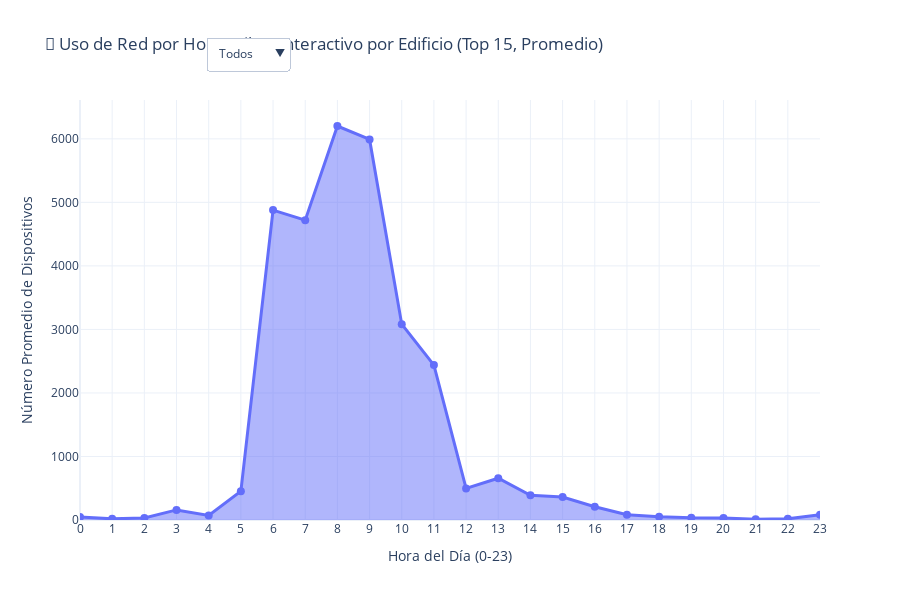

The cell this chart's notebook holds for it:
### Markdown cell above
### 6.2 Filtro por Edificio

### Code cell
# Obtener top 15 edificios para el filtro
top_15_buildings = df_clients['building_code'].value_counts().head(15).index.tolist()
df_filtered = df_clients[df_clients['building_code'].isin(top_15_buildings)]

# Preparar datos (promedio)
# Primero agrupamos por fecha, hora y edificio
hourly_by_building_all_date = df_filtered.groupby(['date', 'hour', 'building_code']).size().reset_index(name='device_count')

# Luego promediamos por hora y edificio
hourly_by_building_all = hourly_by_building_all_date.groupby(['hour', 'building_code'])['device_count'].mean().reset_index()
hourly_by_building_all = hourly_by_building_all.sort_values(['building_code', 'hour'])

# Crear figura
fig = go.Figure()

# Agregar traza para cada edificio
for i, building in enumerate(top_15_buildings):
    building_data = hourly_by_building_all[hourly_by_building_all['building_code'] == building]
    fig.add_trace(go.Scatter(
        x=building_data['hour'],
        y=building_data['device_count'],
        mode='lines+markers',
        name=building,
        visible=True if i == 0 else False,
        line=dict(width=3),
        marker=dict(size=8),
        fill='tozeroy',
        hovertemplate=f'<b>{building}</b><br>Hora: %{{x}}:00<br>Dispositivos (promedio): %{{y:.1f}}<extra></extra>'
    ))

# Crear botones para cada edificio
buttons = []
for i, building in enumerate(top_15_buildings):
    visible = [False] * len(top_15_buildings)
    visible[i] = True
    buttons.append(
        dict(
            label=building,
            method='update',
            args=[{'visible': visible}]
        )
    )

# Agregar botón "Todos"
buttons.insert(0, dict(
    label='Todos',
    method='update',
    args=[{'visible': [True] * len(top_15_buildings)}]
))

fig.update_layout(
    title='🏢 Uso de Red por Hora - Filtro Interactivo por Edificio (Top 15, Promedio)',
    xaxis_title='Hora del Día (0-23)',
    yaxis_title='Número Promedio de Dispositivos',
    updatemenus=[
        dict(
            buttons=buttons,
            direction='down',
            showactive=True,
            x=0.17,
            xanchor='left',
            y=1.15,
            yanchor='top'
        )
    ],
    template='plotly_white',
    height=600,
    hovermode='x unified',
    font=dict(size=12)
)

fig.update_xaxes(tickmode='linear', tick0=0, dtick=1)

fig.show()

### Figure 1 — Plotly figure (JSON) as saved in the notebook; plotly's stock layout.template omitted (floating-point values rounded to 4 significant figures)
{"data": [{"fill": "tozeroy", "hovertemplate": "<b>LLET</b><br>Hora: %{x}:00<br>Dispositivos (promedio): %{y:.1f}<extra></extra>", "line": {"width": 3}, "marker": {"size": 8}, "mode": "lines+markers", "name": "LLET", "type": "scatter", "visible": true, "x": [0.0, 1.0, 2.0, 3.0, 4.0, 5.0, 6.0, 7.0, 8.0, 9.0, 10.0, 11.0, 12.0, 13.0, 14.0, 15.0, 16.0, 17.0, 18.0, 19.0, 20.0, 21.0, 22.0, 23.0], "y": [46.5, 18.12, 32.0, 158.9, 72.38, 451.9, 4878.0, 4719.0, 6202.0, 5992.0, 3083.0, 2439.0, 496.7, 657.8, 389.7, 360.9, 209.6, 84.11, 52.44, 35.0, 30.33, 10.88, 18.25, 82.0]}, {"fill": "tozeroy", "hovertemplate": "<b>CIEN</b><br>Hora: %{x}:00<br>Dispositivos (promedio): %{y:.1f}<extra></extra>", "line": {"width": 3}, "marker": {"size": 8}, "mode": "lines+markers", "name": "CIEN", "type": "scatter", "visible": false, "x": [0.0, 1.0, 2.0, 3.0, 4.0, 5.0, 6.0, 7.0, 8.0, 9.0, 10.0, 11.0, 12.0, 13.0, 14.0, 15.0, 16.0, 17.0, 18.0, 19.0, 20.0, 21.0, 22.0, 23.0], "y": [17.5, 64.75, 61.12, 71.12, 88.12, 505.0, 3550.0, 4724.0, 4068.0, 3494.0, 2658.0, 1689.0, 966.8, 839.7, 691.6, 437.1, 245.7, 131.6, 51.11, 58.56, 40.67, 26.5, 37.25, 30.25]}, {"fill": "tozeroy", "hovertemplate": "<b>ETSE</b><br>Hora: %{x}:00<br>Dispositivos (promedio): %{y:.1f}<extra></extra>", "line": {"width": 3}, "marker": {"size": 8}, "mode": "lines+markers", "name": "ETSE", "type": "scatter", "visible": false, "x": [0.0, 1.0, 2.0, 3.0, 4.0, 5.0, 6.0, 7.0, 8.0, 9.0, 10.0, 11.0, 12.0, 13.0, 14.0, 15.0, 16.0, 17.0, 18.0, 19.0, 20.0, 21.0, 22.0, 23.0], "y": [35.44, 5.625, 12.29, 34.88, 35.88, 173.5, 2904.0, 2310.0, 2876.0, 2228.0, 1508.0, 893.3, 598.7, 519.4, 379.7, 312.7, 143.3, 143.2, 30.78, 58.86, 5.375, 21.75, 23.75, 5.25]}, {"fill": "tozeroy", "hovertemplate": "<b>CEDU</b><br>Hora: %{x}:00<br>Dispositivos (promedio): %{y:.1f}<extra></extra>", "line": {"width": 3}, "marker": {"size": 8}, "mode": "lines+markers", "name": "CEDU", "type": "scatter", "visible": false, "x": [0.0, 1.0, 2.0, 3.0, 4.0, 5.0, 6.0, 7.0, 8.0, 9.0, 10.0, 11.0, 12.0, 13.0, 14.0, 15.0, 16.0, 17.0, 18.0, 19.0, 20.0, 21.0, 22.0, 23.0], "y": [26.62, 21.25, 59.75, 12.12, 16.75, 546.2, 2920.0, 1990.0, 2200.0, 1739.0, 841.8, 511.8, 195.0, 311.0, 417.3, 333.7, 235.9, 147.6, 129.4, 34.38, 7.667, 1.875, 8.625, 8.25]}, {"fill": "tozeroy", "hovertemplate": "<b>VET</b><br>Hora: %{x}:00<br>Dispositivos (promedio): %{y:.1f}<extra></extra>", "line": {"width": 3}, "marker": {"size": 8}, "mode": "lines+markers", "name": "VET", "type": "scatter", "visible": false, "x": [0.0, 1.0, 2.0, 3.0, 4.0, 5.0, 6.0, 7.0, 8.0, 9.0, 10.0, 11.0, 12.0, 13.0, 14.0, 15.0, 16.0, 17.0, 18.0, 19.0, 20.0, 21.0, 22.0, 23.0], "y": [33.5, 14.88, 34.62, 29.88, 22.62, 244.1, 1077.0, 2160.0, 1746.0, 1810.0, 1183.0, 876.8, 464.4, 355.4, 272.3, 218.2, 145.1, 98.5, 67.22, 23.56, 23.56, 30.5, 23.62, 45.88]}, {"fill": "tozeroy", "hovertemplate": "<b>DRET</b><br>Hora: %{x}:00<br>Dispositivos (promedio): %{y:.1f}<extra></extra>", "line": {"width": 3}, "marker": {"size": 8}, "mode": "lines+markers", "name": "DRET", "type": "scatter", "visible": false, "x": [0.0, 1.0, 2.0, 3.0, 4.0, 5.0, 6.0, 7.0, 8.0, 9.0, 10.0, 11.0, 12.0, 13.0, 14.0, 15.0, 16.0, 17.0, 18.0, 19.0, 20.0, 21.0, 22.0, 23.0], "y": [6.833, 2.0, 30.67, 4.167, 23.5, 170.4, 2527.0, 1147.0, 2102.0, 1281.0, 1113.0, 811.9, 287.8, 349.0, 321.0, 320.9, 157.1, 72.75, 27.12, 22.33, 3.625, 5.0, 3.857, 8.0]}, {"fill": "tozeroy", "hovertemplate": "<b>AULAJ</b><br>Hora: %{x}:00<br>Dispositivos (promedio): %{y:.1f}<extra></extra>", "line": {"width": 3}, "marker": {"size": 8}, "mode": "lines+markers", "name": "AULAJ", "type": "scatter", "visible": false, "x": [1.0, 3.0, 4.0, 5.0, 6.0, 7.0, 8.0, 9.0, 10.0, 11.0, 12.0, 13.0, 14.0, 15.0, 16.0, 17.0, 18.0, 19.0, 20.0, 21.0, 22.0, 23.0], "y": [1.5, 2.167, 6.333, 104.7, 2088.0, 1575.0, 1648.0, 1108.0, 884.7, 299.5, 145.9, 263.9, 205.3, 238.1, 99.12, 47.71, 8.778, 2.286, 1.6, 1.667, 1.0, 158.0]}, {"fill": "tozeroy", "hovertemplate": "<b>MED</b><br>Hora: %{x}:00<br>Dispositivos (promedio): %{y:.1f}<extra></extra>", "line": {"width": 3}, "marker": {"size": 8}, "mode": "lines+markers", "name": "MED", "type": "scatter", "visible": false, "x": [0.0, 1.0, 2.0, 3.0, 4.0, 5.0, 6.0, 7.0, 8.0, 9.0, 10.0, 11.0, 12.0, 13.0, 14.0, 15.0, 16.0, 17.0, 18.0, 19.0, 20.0, 21.0, 22.0, 23.0], "y": [12.0, 8.0, 10.14, 22.62, 22.86, 129.6, 879.1, 1216.0, 1378.0, 1303.0, 832.8, 619.6, 346.6, 243.9, 183.5, 153.0, 146.2, 115.3, 53.44, 8.333, 17.75, 15.8, 9.286, 12.0]}, {"fill": "tozeroy", "hovertemplate": "<b>ECON</b><br>Hora: %{x}:00<br>Dispositivos (promedio): %{y:.1f}<extra></extra>", "line": {"width": 3}, "marker": {"size": 8}, "mode": "lines+markers", "name": "ECON", "type": "scatter", "visible": false, "x": [1.0, 2.0, 3.0, 4.0, 5.0, 6.0, 7.0, 8.0, 9.0, 10.0, 11.0, 12.0, 13.0, 14.0, 15.0, 16.0, 17.0, 18.0, 19.0, 20.0, 21.0, 22.0, 23.0], "y": [13.0, 1.0, 2.5, 2.0, 26.33, 1262.0, 2088.0, 834.6, 1785.0, 625.1, 214.7, 59.78, 199.1, 209.6, 94.88, 152.7, 68.25, 15.43, 7.2, 18.0, 1.0, 1.0, 4.75]}, {"fill": "tozeroy", "hovertemplate": "<b>CCOM</b><br>Hora: %{x}:00<br>Dispositivos (promedio): %{y:.1f}<extra></extra>", "line": {"width": 3}, "marker": {"size": 8}, "mode": "lines+markers", "name": "CCOM", "type": "scatter", "visible": false, "x": [0.0, 1.0, 2.0, 3.0, 4.0, 5.0, 6.0, 7.0, 8.0, 9.0, 10.0, 11.0, 12.0, 13.0, 14.0, 15.0, 16.0, 17.0, 18.0, 19.0, 20.0, 21.0, 22.0, 23.0], "y": [6.875, 4.429, 9.286, 14.71, 8.5, 55.0, 739.8, 837.6, 801.4, 850.8, 829.0, 449.0, 272.3, 356.8, 275.0, 217.3, 257.3, 128.2, 164.1, 59.11, 21.25, 20.0, 26.43, 13.25]}, {"fill": "tozeroy", "hovertemplate": "<b>BIBSOC</b><br>Hora: %{x}:00<br>Dispositivos (promedio): %{y:.1f}<extra></extra>", "line": {"width": 3}, "marker": {"size": 8}, "mode": "lines+markers", "name": "BIBSOC", "type": "scatter", "visible": false, "x": [0.0, 1.0, 2.0, 3.0, 4.0, 5.0, 6.0, 7.0, 8.0, 9.0, 10.0, 11.0, 12.0, 13.0, 14.0, 15.0, 16.0, 17.0, 18.0, 19.0, 20.0, 21.0, 22.0, 23.0], "y": [6.714, 7.0, 5.167, 21.62, 28.5, 168.2, 655.4, 906.5, 904.9, 852.7, 610.2, 416.4, 196.5, 305.0, 277.2, 238.4, 192.8, 120.7, 83.22, 49.33, 29.89, 22.25, 15.5, 10.0]}, {"fill": "tozeroy", "hovertemplate": "<b>FTI</b><br>Hora: %{x}:00<br>Dispositivos (promedio): %{y:.1f}<extra></extra>", "line": {"width": 3}, "marker": {"size": 8}, "mode": "lines+markers", "name": "FTI", "type": "scatter", "visible": false, "x": [0.0, 1.0, 2.0, 3.0, 4.0, 5.0, 6.0, 7.0, 8.0, 9.0, 10.0, 11.0, 12.0, 13.0, 14.0, 15.0, 16.0, 17.0, 18.0, 19.0, 20.0, 21.0, 22.0, 23.0], "y": [4.429, 1.0, 1.143, 2.429, 4.75, 24.88, 634.3, 1651.0, 888.1, 1405.0, 483.6, 492.1, 95.44, 104.2, 94.57, 53.89, 57.0, 12.5, 6.25, 5.333, 1.625, 1.0, 2.25, 3.857]}, {"fill": "tozeroy", "hovertemplate": "<b>HEMER</b><br>Hora: %{x}:00<br>Dispositivos (promedio): %{y:.1f}<extra></extra>", "line": {"width": 3}, "marker": {"size": 8}, "mode": "lines+markers", "name": "HEMER", "type": "scatter", "visible": false, "x": [0.0, 1.0, 2.0, 3.0, 4.0, 5.0, 6.0, 7.0, 8.0, 9.0, 10.0, 11.0, 12.0, 13.0, 14.0, 15.0, 16.0, 17.0, 18.0, 19.0, 20.0, 21.0, 22.0, 23.0], "y": [1.571, 1.5, 1.0, 2.0, 4.375, 23.12, 457.8, 1057.0, 953.0, 889.4, 686.9, 424.9, 218.1, 361.9, 256.2, 211.4, 201.3, 129.9, 62.33, 22.89, 7.0, 4.429, 3.857, 8.5]}, {"fill": "tozeroy", "hovertemplate": "<b>SAF</b><br>Hora: %{x}:00<br>Dispositivos (promedio): %{y:.1f}<extra></extra>", "line": {"width": 3}, "marker": {"size": 8}, "mode": "lines+markers", "name": "SAF", "type": "scatter", "visible": false, "x": [0.0, 1.0, 2.0, 3.0, 4.0, 5.0, 6.0, 7.0, 8.0, 9.0, 10.0, 11.0, 12.0, 13.0, 14.0, 15.0, 16.0, 17.0, 18.0, 19.0, 20.0, 21.0, 22.0, 23.0], "y": [12.12, 3.5, 2.286, 52.2, 56.57, 282.9, 365.8, 393.1, 321.9, 922.6, 472.1, 406.6, 319.9, 117.2, 132.5, 283.8, 227.0, 291.8, 77.57, 92.43, 8.0, 8.571, 6.833, 7.8]}, {"fill": "tozeroy", "hovertemplate": "<b>BIBCIE</b><br>Hora: %{x}:00<br>Dispositivos (promedio): %{y:.1f}<extra></extra>", "line": {"width": 3}, "marker": {"size": 8}, "mode": "lines+markers", "name": "BIBCIE", "type": "scatter", "visible": false, "x": [0.0, 1.0, 2.0, 3.0, 4.0, 5.0, 6.0, 7.0, 8.0, 9.0, 10.0, 11.0, 12.0, 13.0, 14.0, 15.0, 16.0, 17.0, 18.0, 19.0, 20.0, 21.0], "y": [1.0, 1.0, 3.4, 4.833, 1.2, 58.83, 810.0, 976.6, 887.9, 810.2, 713.3, 372.4, 226.6, 199.6, 178.0, 137.9, 95.29, 37.86, 12.57, 1.667, 1.0, 1.0]}], "layout": {"font": {"size": 12}, "height": 600, "hovermode": "x unified", "title": {"text": "🏢 Uso de Red por Hora - Filtro Interactivo por Edificio (Top 15, Promedio)"}, "updatemenus": [{"buttons": [{"args": [{"visible": [true, true, true, true, true, true, true, true, true, true, true, true, true, true, true]}], "label": "Todos", "method": "update"}, {"args": [{"visible": [true, false, false, false, false, false, false, false, false, false, false, false, false, false, false]}], "label": "LLET", "method": "update"}, {"args": [{"visible": [false, true, false, false, false, false, false, false, false, false, false, false, false, false, false]}], "label": "CIEN", "method": "update"}, {"args": [{"visible": [false, false, true, false, false, false, false, false, false, false, false, false, false, false, false]}], "label": "ETSE", "method": "update"}, {"args": [{"visible": [false, false, false, true, false, false, false, false, false, false, false, false, false, false, false]}], "label": "CEDU", "method": "update"}, {"args": [{"visible": [false, false, false, false, true, false, false, false, false, false, false, false, false, false, false]}], "label": "VET", "method": "update"}, {"args": [{"visible": [false, false, false, false, false, true, false, false, false, false, false, false, false, false, false]}], "label": "DRET", "method": "update"}, {"args": [{"visible": [false, false, false, false, false, false, true, false, false, false, false, false, false, false, false]}], "label": "AULAJ", "method": "update"}, {"args": [{"visible": [false, false, false, false, false, false, false, true, false, false, false, false, false, false, false]}], "label": "MED", "method": "update"}, {"args": [{"visible": [false, false, false, false, false, false, false, false, true, false, false, false, false, false, false]}], "label": "ECON", "method": "update"}, {"args": [{"visible": [false, false, false, false, false, false, false, false, false, true, false, false, false, false, false]}], "label": "CCOM", "method": "update"}, {"args": [{"visible": [false, false, false, false, false, false, false, false, false, false, true, false, false, false, false]}], "label": "BIBSOC", "method": "update"}, {"args": [{"visible": [false, false, false, false, false, false, false, false, false, false, false, true, false, false, false]}], "label": "FTI", "method": "update"}, {"args": [{"visible": [false, false, false, false, false, false, false, false, false, false, false, false, true, false, false]}], "label": "HEMER", "method": "update"}, {"args": [{"visible": [false, false, false, false, false, false, false, false, false, false, false, false, false, true, false]}], "label": "SAF", "method": "update"}, {"args": [{"visible": [false, false, false, false, false, false, false, false, false, false, false, false, false, false, true]}], "label": "BIBCIE", "method": "update"}], "direction": "down", "showactive": true, "x": 0.17, "xanchor": "left", "y": 1.15, "yanchor": "top"}], "xaxis": {"dtick": 1, "tick0": 0, "tickmode": "linear", "title": {"text": "Hora del Día (0-23)"}}, "yaxis": {"title": {"text": "Número Promedio de Dispositivos"}}}}
